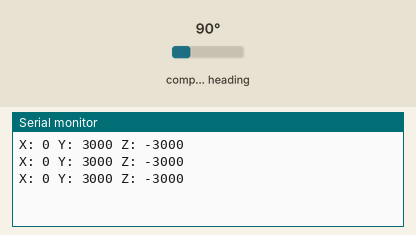
Bench run of a sketch on a simulated Arduino Uno, built with avr-gcc and run on an emulated ATmega328P. On the bench: the last lines printed to the serial monitor. Wiring (inferred from the names in the program): QMC5883L compass at I2C address 0x0D. The inputs (shaded band) are chosen by the test bench; at power-on: compass heading 90°.

Above: at 1.3 s.
1.4 s: compass heading set to 7°
At 1.9 s:
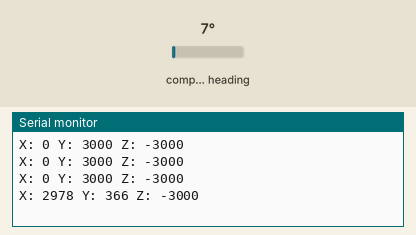
2.9 s: compass heading set to 180°
At 3.4 s:
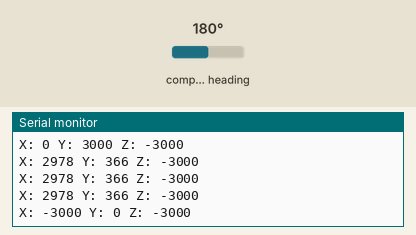
Timing chart, 0 to 5.9 s (numbered marks = the images above; inputs shaded):
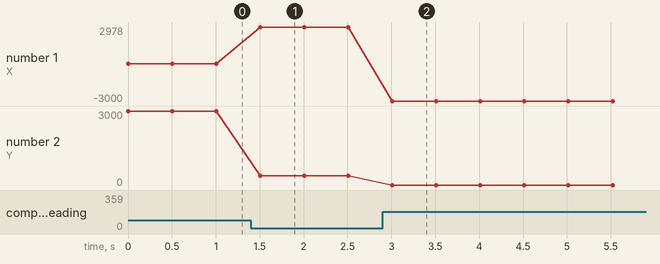

Measured:
- after the input at 1.4 s, the serial monitor: prints a new line after 0.11 s (image 1)
- after the input at 2.9 s, the serial monitor: prints a new line after 0.11 s (image 2)
- plotted number 1: 0 → 2978 after the input at 1.4 s
- plotted number 2: 3000 → 366 after the input at 1.4 s

The sketch:

Magnetic_Compass.ino
```cpp
#include <Wire.h>

void setup() {
  Serial.begin(9600);
  Wire.begin();
}

void loop() {
  Wire.beginTransmission(0x0D); // QMC5883L default address
  Wire.write(0x00); // Start register for data
  Wire.endTransmission();

  Wire.requestFrom(0x0D, 6); // Read 6 bytes

  if (Wire.available() == 6) {
    int16_t x = Wire.read() | (Wire.read() << 8);
    int16_t y = Wire.read() | (Wire.read() << 8);
    int16_t z = Wire.read() | (Wire.read() << 8);

    Serial.print("X: "); Serial.print(x);
    Serial.print(" Y: "); Serial.print(y);
    Serial.print(" Z: "); Serial.println(z);
  } else {
    Serial.println("Failed to read from QMC5883L");
  }

  delay(500);
}
```
